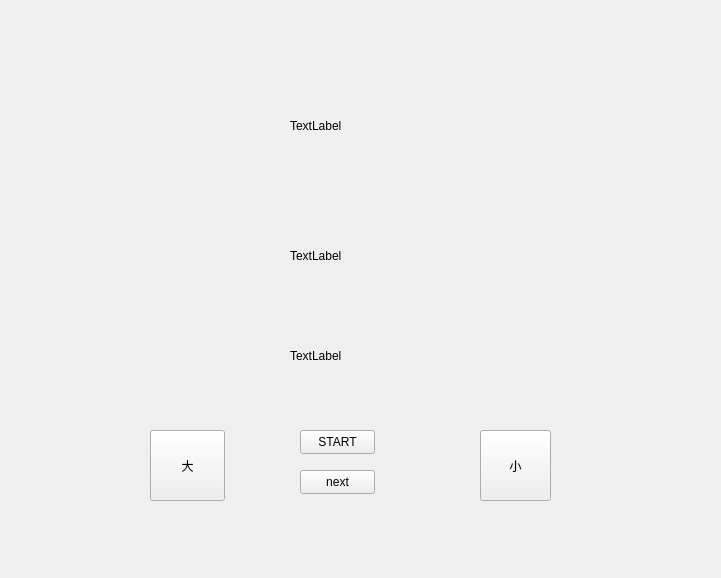
<?xml version="1.0" encoding="UTF-8"?>
<ui version="4.0">
 <class>pokerThanSize</class>
 <widget class="QWidget" name="pokerThanSize">
  <property name="geometry">
   <rect>
    <x>0</x>
    <y>0</y>
    <width>721</width>
    <height>578</height>
   </rect>
  </property>
  <property name="windowTitle">
   <string>Form</string>
  </property>
  <widget class="QPushButton" name="higer">
   <property name="geometry">
    <rect>
     <x>150</x>
     <y>430</y>
     <width>75</width>
     <height>71</height>
    </rect>
   </property>
   <property name="text">
    <string>大</string>
   </property>
  </widget>
  <widget class="QPushButton" name="lower">
   <property name="geometry">
    <rect>
     <x>480</x>
     <y>430</y>
     <width>71</width>
     <height>71</height>
    </rect>
   </property>
   <property name="text">
    <string>小</string>
   </property>
  </widget>
  <widget class="QLabel" name="opponent">
   <property name="geometry">
    <rect>
     <x>290</x>
     <y>70</y>
     <width>91</width>
     <height>111</height>
    </rect>
   </property>
   <property name="styleSheet">
    <string notr="true">
image: url(:/poker/image/poker image/POKER.jpg);</string>
   </property>
   <property name="text">
    <string>TextLabel</string>
   </property>
  </widget>
  <widget class="QLabel" name="win_or_lose">
   <property name="geometry">
    <rect>
     <x>290</x>
     <y>220</y>
     <width>161</width>
     <height>71</height>
    </rect>
   </property>
   <property name="text">
    <string>TextLabel</string>
   </property>
  </widget>
  <widget class="QPushButton" name="start">
   <property name="geometry">
    <rect>
     <x>300</x>
     <y>430</y>
     <width>75</width>
     <height>24</height>
    </rect>
   </property>
   <property name="text">
    <string>START</string>
   </property>
  </widget>
  <widget class="QLabel" name="my">
   <property name="geometry">
    <rect>
     <x>290</x>
     <y>300</y>
     <width>91</width>
     <height>111</height>
    </rect>
   </property>
   <property name="styleSheet">
    <string notr="true">image: url(:/poker/image/poker image/POKER.jpg);
</string>
   </property>
   <property name="text">
    <string>TextLabel</string>
   </property>
  </widget>
  <widget class="QPushButton" name="pushButton">
   <property name="geometry">
    <rect>
     <x>300</x>
     <y>470</y>
     <width>75</width>
     <height>24</height>
    </rect>
   </property>
   <property name="text">
    <string>next</string>
   </property>
  </widget>
 </widget>
 <resources/>
 <connections/>
</ui>
